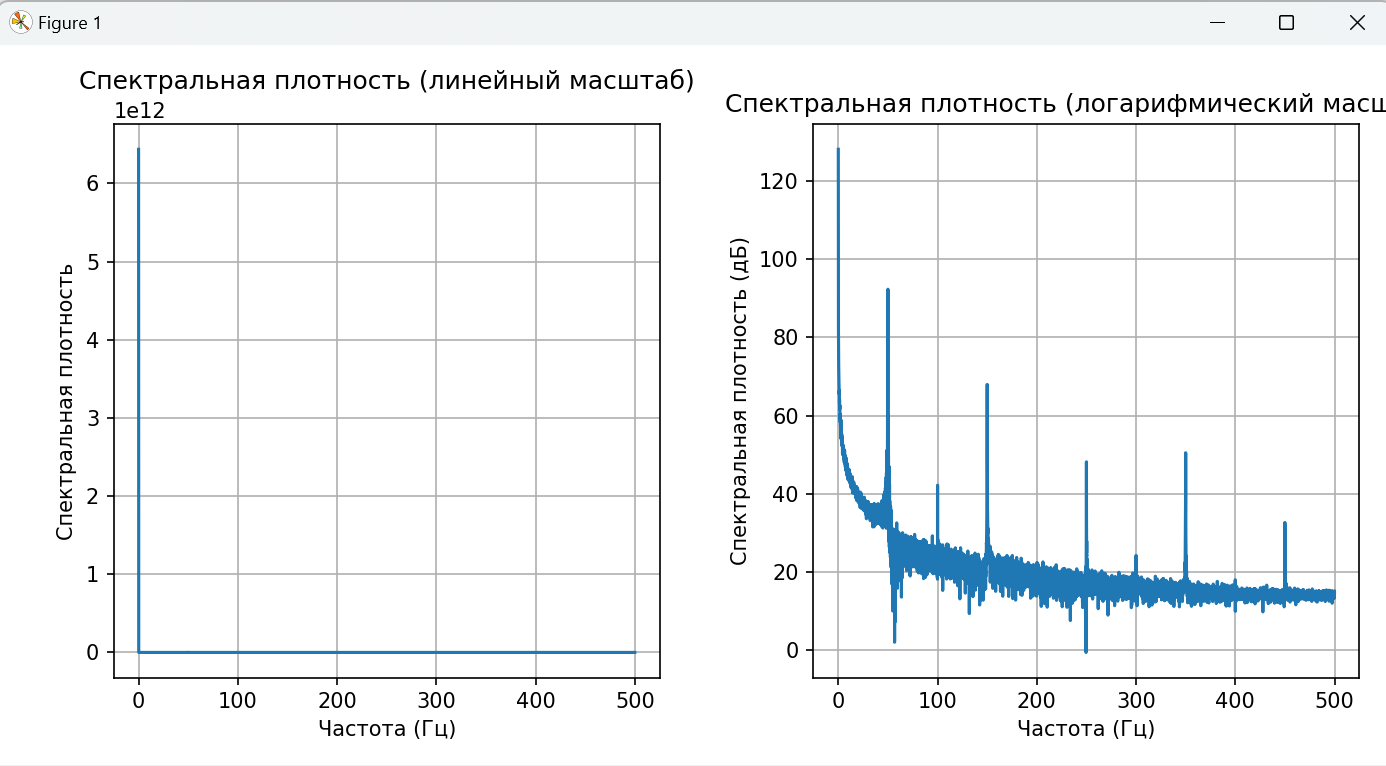

Generate this figure with Python:
# Рассчитать периодограмму реализации из файла “lfp.txt”
# (Fsamp=1 кГц) и построить графики функций спектральной плотности в линейном и
# логарифмическом масштабах.

import numpy as np
import matplotlib.pyplot as plt
import math

# Функция DFT
def DFT(signal, sampling_rate):
    print("*")
    N = len(signal)
    if N % 2 == 1:
        M = round(N / 2) + 1
    else:
        M = N // 2
    M = int(M)
    print("*")
    ah = np.zeros(M)  # массив для коэффициентов a_h
    bh = np.zeros(M)  # массив для коэффициентов b_h

    for h in range(M):
        sum_sig1 = 0.0
        sum_sig2 = 0.0
        fh = h / N * sampling_rate  # частота
        for i in range(N):
            sum_sig1 += signal[i] * np.cos(2 * np.pi * fh * (i / sampling_rate))
            sum_sig2 += signal[i] * np.sin(2 * np.pi * fh * (i / sampling_rate))

        ah[h] = (2 / N) * sum_sig1
        bh[h] = (-2 / N) * sum_sig2
    
    return ah, bh

# Загрузка данных из файла
file_path = 'lfp.txt'
data = np.loadtxt('lfp.txt')

# Параметры
sampling_rate = 1000  # Частота дискретизации

# Применяем DFT
ah, bh = DFT(data, sampling_rate)

# Расчет спектральной плотности
power_spectrum = ah**2 + bh**2

# Применяем логарифмическое преобразование к спектральной плотности
# Добавляем небольшую величину для избегания логарифма от нуля
power_spectrum_log = 10 * np.log10(power_spectrum + 1e-10)

# Частоты
freqs = np.arange(len(power_spectrum)) * (sampling_rate / len(data))

# Построение графиков

# Линейный масштаб
plt.subplot(1, 2, 1)
plt.plot(freqs[:len(power_spectrum)], power_spectrum)
plt.title('Спектральная плотность (линейный масштаб)')
plt.xlabel('Частота (Гц)')
plt.ylabel('Спектральная плотность')
plt.grid()

# Логарифмический масштаб
plt.subplot(1, 2, 2)
plt.plot(freqs[:len(power_spectrum_log)], power_spectrum_log)
plt.title('Спектральная плотность (логарифмический масштаб)')
plt.xlabel('Частота (Гц)')
plt.ylabel('Спектральная плотность (дБ)')
plt.grid()

plt.tight_layout()
plt.show()
